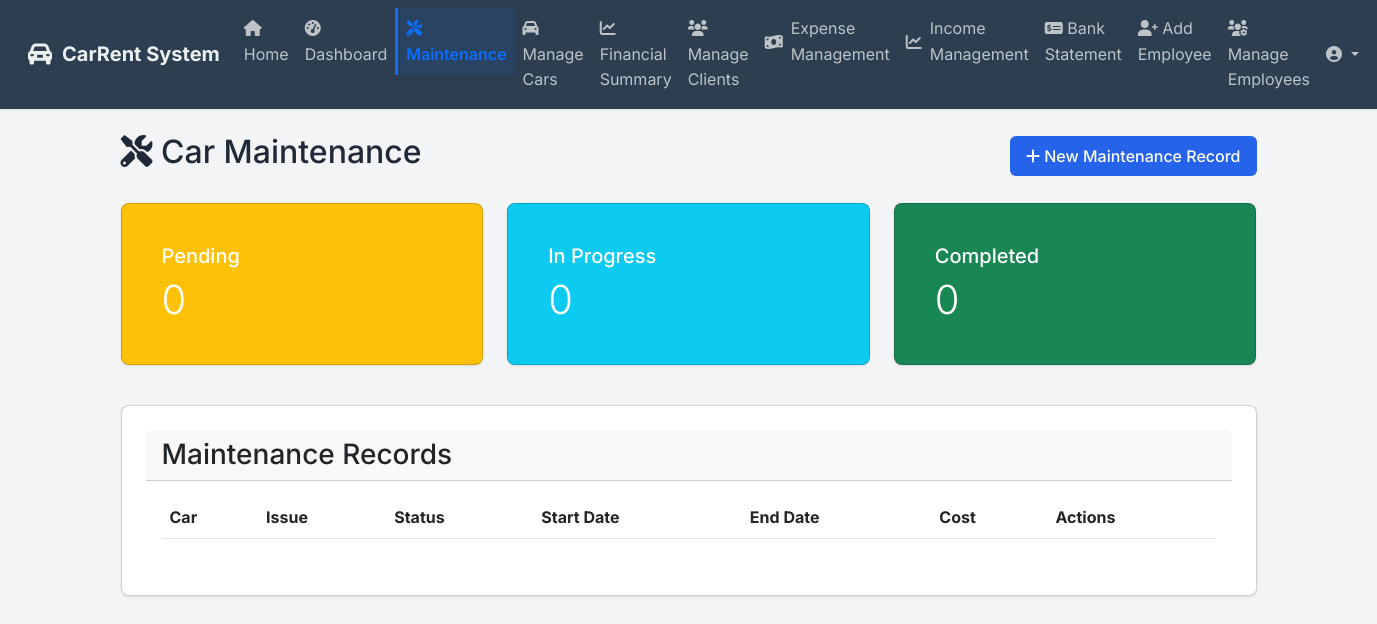
The page /maintenance (signed in) on the database as committed earlier.
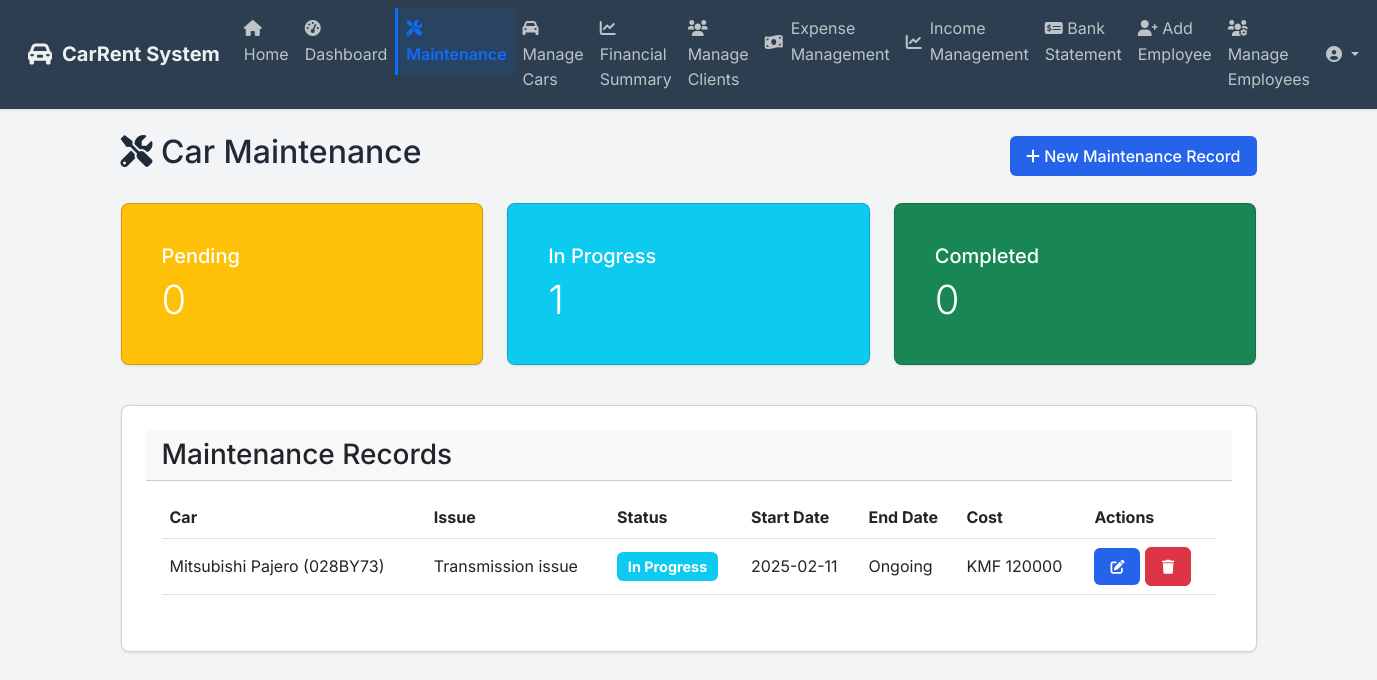
The same page on the database as committed later.
### app/models.py (models this page shows)
class Maintenance(db.Model):
    id = db.Column(db.Integer, primary_key=True)
    car_id = db.Column(db.Integer, db.ForeignKey('car.id'), nullable=False)
    employee_id = db.Column(db.Integer, db.ForeignKey('user.id'), nullable=False)
    issue_description = db.Column(db.Text, nullable=False)
    status = db.Column(db.String(20), default='pending')  # pending, in_progress, completed
    cost = db.Column(db.Float, nullable=True)
    start_date = db.Column(db.DateTime, nullable=False, default=datetime.utcnow)
    end_date = db.Column(db.DateTime, nullable=True)
    notes = db.Column(db.Text, nullable=True)
    created_at = db.Column(db.DateTime, default=datetime.utcnow)
    updated_at = db.Column(db.DateTime, default=datetime.utcnow, onupdate=datetime.utcnow)

class Car(db.Model):
    id = db.Column(db.Integer, primary_key=True)
    model = db.Column(db.String(100), nullable=False)
    year = db.Column(db.Integer, nullable=False)
    license_plate = db.Column(db.String(20), unique=True, nullable=False)
    daily_rate = db.Column(db.Float, nullable=False)
    is_available = db.Column(db.Boolean, default=True)
    category = db.Column(db.String(50), nullable=False)
    description = db.Column(db.Text)
    features = db.Column(db.Text)  # Store as JSON string
    main_image = db.Column(db.String(200))  # Path to main display image
    display_order = db.Column(db.Integer, default=0)  # New field for custom ordering
    images = db.relationship('CarImage', backref='car', lazy=True, cascade='all, delete-orphan')
    bookings = db.relationship('Booking', backref='car', lazy=False)
    maintenance_records = db.relationship('Maintenance', backref='car', lazy=True, cascade='all, delete-orphan')

### app/routes.py (the view, shortened to what this page needs)
@main.route('/maintenance')
@login_required
def maintenance():
    import traceback
    import sys
    from sqlalchemy.exc import SQLAlchemyError, DatabaseError
    current_app.logger.info(
        f"Maintenance page access attempt. "
        f"User Details:\n"
        f"  ID: {current_user.id}\n"
        f"  Name: {current_user.name}\n"
        f"  Role: {current_user.role}\n"
        f"  Is Authenticated: {current_user.is_authenticated}\n"
        f"Python Version: {sys.version}\n"
        f"Current Working Directory: {os.getcwd()}"
    )
    try:
        try:
            from sqlalchemy import text
            db.session.execute(text('SELECT 1'))
            current_app.logger.info("Database connection is active and responsive.")
        except Exception as db_connection_error:
            current_app.logger.critical(
                f"Database connection error: {str(db_connection_error)}\n"
                f"Full Traceback: {traceback.format_exc()}"
            )
            flash('Database connection error. Please contact support.', 'error')
            return redirect(url_for('main.dashboard'))
        maintenance_records = []
        cars = []
        try:
            current_app.logger.info("Attempting to query maintenance records...")
            maintenance_records = Maintenance.query.order_by(Maintenance.created_at.desc()).all()
            for record in maintenance_records:
                if record.cost is None:
                    current_app.logger.warning(
                        f"Maintenance record {record.id} has a None cost value. "
                        f"Replacing with 0 to prevent rendering errors."
                    )
                    record.cost = 0
            current_app.logger.info(f"Successfully retrieved {len(maintenance_records)} maintenance records.")
        except SQLAlchemyError as maintenance_query_error:
            current_app.logger.error(
                f"Critical SQLAlchemy error querying maintenance records:\n"
                f"Error Type: {type(maintenance_query_error).__name__}\n"
                f"Error Details: {str(maintenance_query_error)}\n"
                f"Full Traceback: {traceback.format_exc()}"
            )
            try:
                db.session.rollback()
                current_app.logger.info("Database session rolled back successfully.")
            except Exception as rollback_error:
                current_app.logger.error(f"Error during rollback: {str(rollback_error)}")
        try:
            current_app.logger.info("Attempting to query cars...")
            cars = Car.query.all()
            current_app.logger.info(f"Successfully retrieved {len(cars)} cars.")
        except SQLAlchemyError as car_query_error:
            current_app.logger.error(
                f"Critical SQLAlchemy error querying cars:\n"
                f"Error Type: {type(car_query_error).__name__}\n"
                f"Error Details: {str(car_query_error)}\n"
                f"Full Traceback: {traceback.format_exc()}"
            )
        current_app.logger.info(
            f"Maintenance Page Query Results:\n"
            f"  Maintenance Records: {len(maintenance_records)}\n"
            f"  Cars: {len(cars)}\n"
            f"  User: {current_user.name} (ID: {current_user.id})\n"
            f"  Timestamp: {datetime.now()}"
        )
        return render_template('maintenance.html',
                             maintenance=maintenance_records,
                             cars=cars,
                             now=datetime.now())
    except Exception as critical_error:
        current_app.logger.critical(
            f"CRITICAL ERROR in maintenance route:\n"
            f"Error: {str(critical_error)}\n"
            f"Error Type: {type(critical_error).__name__}\n"
            f"User Details:\n"
            f"  ID: {current_user.id}\n"
            f"  Name: {current_user.name}\n"
            f"  Role: {current_user.role}\n"
            f"Python Details:\n"
            f"  Version: {sys.version}\n"
            f"  Path: {sys.path}\n"
            f"Full Traceback:\n{traceback.format_exc()}"
        )
        try:
            current_app.logger.error(f"Exception module: {critical_error.__class__.__module__}")
        except Exception as log_error:
            current_app.logger.error(f"Error during additional logging: {log_error}")
        flash(
            'A critical error occurred while accessing the maintenance page. '
            'Our team has been notified. Please try again later or contact support.',
            'error'
        )
        return redirect(url_for('main.home'))

### app/templates/maintenance.html (shortened to what this page needs)
{% extends "base.html" %}
{% block content %}
<div class="container mt-4">
    <div class="d-flex justify-content-between align-items-center mb-4">
        <h2><i class="fas fa-tools"></i> Car Maintenance</h2>
        <button class="btn btn-primary" onclick="openAddMaintenanceModal()">
            <i class="fas fa-plus"></i> New Maintenance Record
        </button>
    </div>
    <div class="row mb-4">
        <div class="col-md-4">
            <div class="card bg-warning text-white">
                <div class="card-body">
                    <h5 class="card-title">Pending</h5>
                    <p class="card-text display-4">{{ maintenance|selectattr('status', 'equalto', 'pending')|list|length }}</p>
                </div>
            </div>
        </div>
        <div class="col-md-4">
            <div class="card bg-info text-white">
                <div class="card-body">
                    <h5 class="card-title">In Progress</h5>
                    <p class="card-text display-4">{{ maintenance|selectattr('status', 'equalto', 'in_progress')|list|length }}</p>
                </div>
            </div>
        </div>
        <div class="col-md-4">
            <div class="card bg-success text-white">
                <div class="card-body">
                    <h5 class="card-title">Completed</h5>
                    <p class="card-text display-4">{{ maintenance|selectattr('status', 'equalto', 'completed')|list|length }}</p>
                </div>
            </div>
        </div>
    </div>
    <div class="card">
        <div class="card-header">
            <h3 class="mb-0">Maintenance Records</h3>
        </div>
        <div class="card-body">
            <div class="table-responsive">
                <table class="table table-hover">
                    <thead>
                        <tr>
                            <th>Car</th>
                            <th>Issue</th>
                            <th>Status</th>
                            <th>Start Date</th>
                            <th>End Date</th>
                            <th>Cost</th>
                            <th>Actions</th>
                        </tr>
                    </thead>
                    <tbody>
                        {% for record in maintenance %}
                        <tr>
                            <td>{{ record.car.model }} ({{ record.car.license_plate }})</td>
                            <td>{{ record.issue_description }}</td>
                            <td>
                                <span class="badge {% if record.status == 'pending' %}bg-warning{% elif record.status == 'in_progress' %}bg-info{% else %}bg-success{% endif %}">
                                    {{ record.status|replace('_', ' ')|title }}
                                </span>
                            </td>
                            <td>{{ record.start_date.strftime('%Y-%m-%d') }}</td>
                            <td>{{ record.end_date.strftime('%Y-%m-%d') if record.end_date else 'Ongoing' }}</td>
                            <td>KMF {{ "%.0f"|format(record.cost) }}</td>
                            <td>
                                <button class="btn btn-sm btn-primary" onclick="openEditModal('{{ record.id }}')">
                                    <i class="fas fa-edit"></i>
                                </button>
                                <button class="btn btn-sm btn-danger" onclick="openDeleteModal('{{ record.id }}')">
                                    <i class="fas fa-trash"></i>
                                </button>
                            </td>
                        </tr>
                        {% endfor %}
                    </tbody>
                </table>
            </div>
        </div>
    </div>
</div>
{% endblock %}

Rows that differ between the two databases and show on the page:
added Maintenance: car.model "Mitsubishi Pajero", car.license_plate "028BY73", issue_description "Transmission issue", status "In Progress", start_date "2025-02-11", end_date "Ongoing", cost "120000"
Other text that changed with them:
{{ maintenance|selectattr('status', 'equalto', 'in_progress')|list|length }}: "0" → "1"
